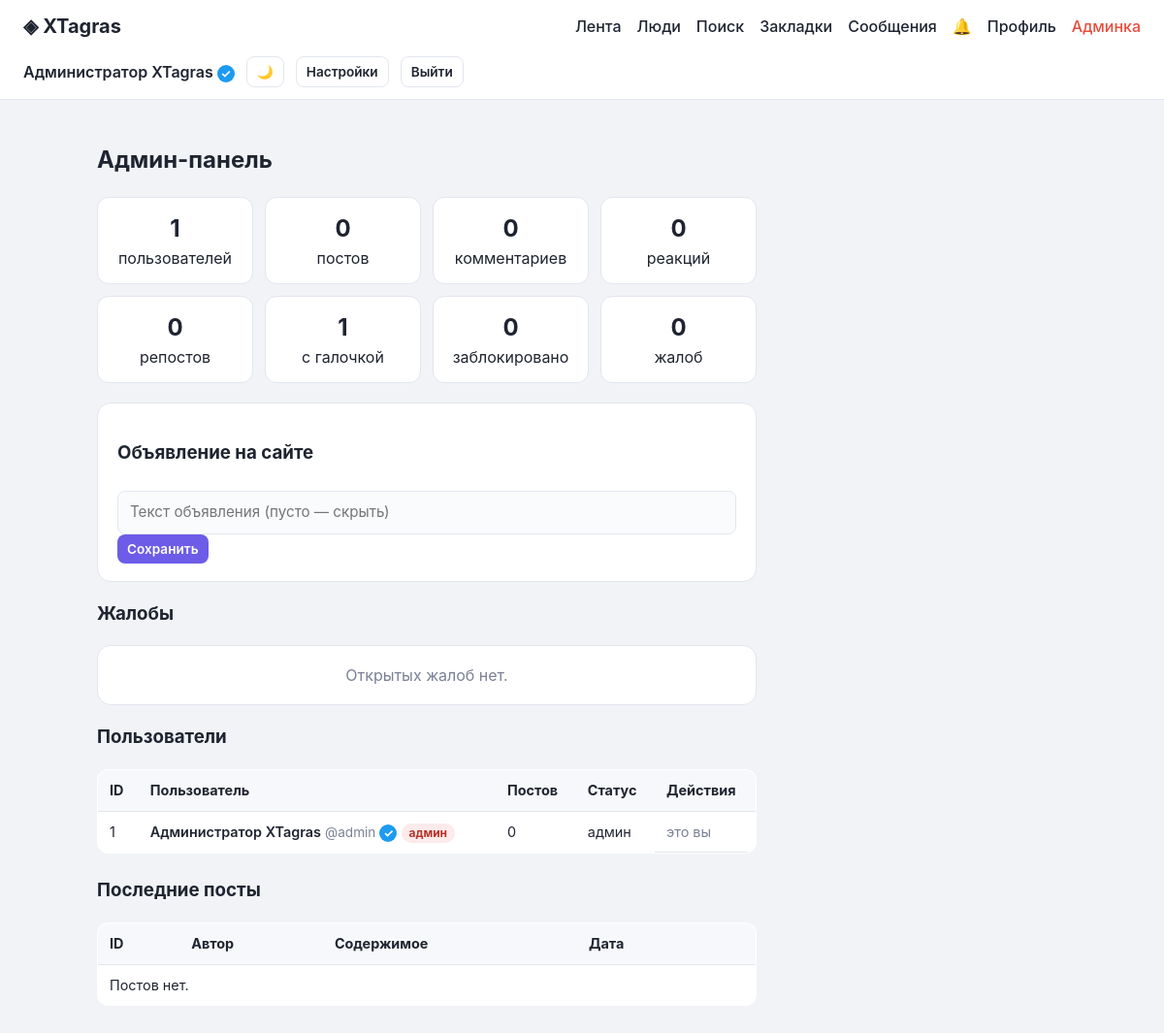
The page /admin (signed in) on the database its author committed.
### tables this page shows
CREATE TABLE "users" (
            id INTEGER PRIMARY KEY AUTOINCREMENT,
            username TEXT UNIQUE NOT NULL,
            password_hash TEXT NOT NULL,
            display_name TEXT DEFAULT '',
            bio TEXT DEFAULT '',
            avatar_color TEXT DEFAULT '#6c5ce7',
            is_admin INTEGER NOT NULL DEFAULT 0,
            is_verified INTEGER NOT NULL DEFAULT 0,
            is_banned INTEGER NOT NULL DEFAULT 0,
            allow_dms INTEGER NOT NULL DEFAULT 1,
            dark_mode INTEGER NOT NULL DEFAULT 0,
            pinned_post_id INTEGER,
            last_seen TEXT,
            created_at TEXT NOT NULL
        , avatar_path TEXT DEFAULT '');

### app.py (the view, shortened to what this page needs)
@app.route("/admin")
@admin_required
def admin():
    conn = database.get_db()
    stats = {
        "users": conn.execute("SELECT COUNT(*) c FROM users").fetchone()["c"],
        "posts": conn.execute("SELECT COUNT(*) c FROM posts").fetchone()["c"],
        "comments": conn.execute("SELECT COUNT(*) c FROM comments").fetchone()["c"],
        "likes": conn.execute("SELECT COUNT(*) c FROM likes").fetchone()["c"],
        "reposts": conn.execute("SELECT COUNT(*) c FROM reposts").fetchone()["c"],
        "messages": conn.execute("SELECT COUNT(*) c FROM messages").fetchone()["c"],
        "banned": conn.execute("SELECT COUNT(*) c FROM users WHERE is_banned = 1").fetchone()["c"],
        "verified": conn.execute("SELECT COUNT(*) c FROM users WHERE is_verified = 1").fetchone()["c"],
        "reports": conn.execute("SELECT COUNT(*) c FROM reports WHERE status = 'open'").fetchone()["c"],
    }
    users = [dict(u) for u in conn.execute(
        """
        SELECT u.*,
               (SELECT COUNT(*) FROM posts p WHERE p.user_id = u.id) AS post_count
        FROM users u ORDER BY u.created_at DESC
        """
    ).fetchall()]
    posts = [dict(p) for p in conn.execute(
        """
        SELECT p.*, u.username, u.display_name FROM posts p JOIN users u ON u.id = p.user_id
        ORDER BY p.created_at DESC LIMIT 100
        """
    ).fetchall()]
    reports = [dict(r) for r in conn.execute(
        """
        SELECT r.*, u.username AS reporter_name, u.display_name AS reporter_display
        FROM reports r JOIN users u ON u.id = r.reporter_id
        WHERE r.status = 'open' ORDER BY r.created_at DESC LIMIT 100
        """
    ).fetchall()]
    conn.close()
    return render_template("admin.html", stats=stats, users=users, posts=posts, reports=reports)

### app.py (called while the page is built)
def display_name(user):
    if not user:
        return ""
    return user.get("display_name") or user.get("username") or ""

def parse_ts(ts):
    if not ts:
        return None
    try:
        return datetime.strptime(ts, "%Y-%m-%d %H:%M:%S")
    except ValueError:
        return None

@app.context_processor
def inject_globals():
    data = {
        "site_name": SITE_NAME,
        "unread_messages": getattr(g, "unread_messages", 0),
        "unread_notifications": getattr(g, "unread_notifications", 0),
        "trending": getattr(g, "trending", []),
        "trending_posts": getattr(g, "trending_posts", []),
        "suggested": getattr(g, "suggested", []),
        "announcement": getattr(g, "announcement", None),
    }
    return data

def admin_required(view):
    @functools.wraps(view)
    def wrapped(*args, **kwargs):
        if g.user is None or not g.user["is_admin"]:
            abort(403)
        return view(*args, **kwargs)
    return wrapped

def compute_trending(conn):
    c = Counter()
    for row in conn.execute("SELECT content FROM posts"):
        for m in re.findall(r"#([\w]+)", row["content"]):
            c[m.lower()] += 1
    return [{"tag": t, "count": n} for t, n in c.most_common(5)]

def trending_posts(conn):
    rows = conn.execute(
        """
        SELECT p.id, p.content, u.username, u.display_name,
               (SELECT COUNT(*) FROM likes l WHERE l.post_id = p.id) AS lc
        FROM posts p JOIN users u ON u.id = p.user_id
        WHERE u.is_banned = 0 AND p.privacy = 'public'
        ORDER BY lc DESC, p.created_at DESC LIMIT 5
        """
    ).fetchall()
    return [dict(r) for r in rows if r["lc"] > 0]

def suggested_users(conn, user_id):
    return [dict(r) for r in conn.execute(
        """
        SELECT * FROM users
        WHERE is_banned = 0 AND id != ?
          AND id NOT IN (SELECT following_id FROM follows WHERE follower_id = ?)
          AND id NOT IN (SELECT blocked_id FROM blocks WHERE blocker_id = ?)
          AND id NOT IN (SELECT blocker_id FROM blocks WHERE blocked_id = ?)
          AND id NOT IN (SELECT muted_id FROM mutes WHERE muter_id = ?)
        ORDER BY created_at DESC LIMIT 5
        """,
        (user_id, user_id, user_id, user_id, user_id),
    )]

### db.py (called while the page is built)
def get_db():
    conn = sqlite3.connect(DB_PATH)
    conn.row_factory = sqlite3.Row
    conn.execute("PRAGMA foreign_keys = ON")
    return conn

### templates/admin.html (shortened to what this page needs)
{% extends "base.html" %}
{% block content %}
<h2>Админ-панель</h2>
<div class="stats">
  <div class="stat"><strong>{{ stats.users }}</strong>пользователей</div>
  <div class="stat"><strong>{{ stats.posts }}</strong>постов</div>
  <div class="stat"><strong>{{ stats.comments }}</strong>комментариев</div>
  <div class="stat"><strong>{{ stats.likes }}</strong>реакций</div>
  <div class="stat"><strong>{{ stats.reposts }}</strong>репостов</div>
  <div class="stat"><strong>{{ stats.verified }}</strong>с галочкой</div>
  <div class="stat"><strong>{{ stats.banned }}</strong>заблокировано</div>
  <div class="stat"><strong>{{ stats.reports }}</strong>жалоб</div>
</div>
<div class="card">
  <h3>Объявление на сайте</h3>
  <form method="post" action="{{ url_for('admin_announcement') }}">
    <input type="text" name="announcement" value="{{ announcement or '' }}" placeholder="Текст объявления (пусто — скрыть)">
    <button class="btn btn-primary btn-sm" type="submit">Сохранить</button>
  </form>
</div>
<h3>Жалобы</h3>
{% if reports %}
  <table class="table">
    <thead>
      <tr><th>От</th><th>Тип</th><th>Цель</th><th>Причина</th><th>Действия</th></tr>
    </thead>
    <tbody>
      {% for r in reports %}
        <tr>
          <td>{{ r.reporter_display or r.reporter_name }}</td>
          <td>{{ 'Пользователь' if r.target_type == 'user' else 'Пост' }}</td>
          <td class="post-cell">{{ r.target_label }}</td>
          <td>{{ r.reason or '—' }}</td>
          <td class="actions-cell">
            <form method="post" action="{{ url_for('admin_report_delete_target', report_id=r.id) }}" onsubmit="return confirm('Удалить контент?');">
              <button class="btn btn-ghost btn-sm danger" type="submit">Удалить контент</button>
            </form>
            <form method="post" action="{{ url_for('admin_dismiss_report', report_id=r.id) }}">
              <button class="btn btn-ghost btn-sm" type="submit">Отклонить</button>
            </form>
          </td>
        </tr>
      {% endfor %}
    </tbody>
  </table>
{% else %}
  <div class="card empty">Открытых жалоб нет.</div>
{% endif %}
<h3>Пользователи</h3>
<table class="table">
  <thead>
    <tr><th>ID</th><th>Пользователь</th><th>Постов</th><th>Статус</th><th>Действия</th></tr>
  </thead>
  <tbody>
    {% for u in users %}
      <tr>
        <td>{{ u.id }}</td>
        <td>
          <a class="author" href="{{ url_for('profile', username=u.username) }}">{{ u.display_name or u.username }}</a>
          <span class="handle">@{{ u.username }}</span>
          {% if u.is_verified %}<span class="badge">✓</span>{% endif %}
          {% if u.is_admin %}<span class="tag tag-admin">админ</span>{% endif %}
        </td>
        <td>{{ u.post_count }}</td>
        <td>
          {% if u.is_banned %}заблокирован{% elif u.is_admin %}админ{% else %}обычный{% endif %}
        </td>
        <td class="actions-cell">
          {% if u.id != g.user.id %}
            {% if u.is_banned %}
              <form method="post" action="{{ url_for('admin_unban', user_id=u.id) }}">
                <button class="btn btn-ghost btn-sm" type="submit">Разблокировать</button>
              </form>
            {% else %}
              <form method="post" action="{{ url_for('admin_ban', user_id=u.id) }}" onsubmit="return confirm('Заблокировать пользователя?');">
                <button class="btn btn-ghost btn-sm danger" type="submit">Заблокировать</button>
              </form>
            {% endif %}
            {% if u.is_verified %}
              <form method="post" action="{{ url_for('admin_unverify', user_id=u.id) }}">
                <button class="btn btn-ghost btn-sm" type="submit">Снять галочку</button>
              </form>
            {% else %}
              <form method="post" action="{{ url_for('admin_verify', user_id=u.id) }}">
                <button class="btn btn-ghost btn-sm" type="submit">Выдать галочку</button>
              </form>
            {% endif %}
            <form method="post" action="{{ url_for('admin_delete_user', user_id=u.id) }}" onsubmit="return confirm('Удалить пользователя и весь его контент?');">
              <button class="btn btn-ghost btn-sm danger" type="submit">Удалить</button>
            </form>
          {% else %}
            <span class="muted">это вы</span>
          {% endif %}
        </td>
      </tr>
    {% endfor %}
  </tbody>
</table>
<h3>Последние посты</h3>
<table class="table">
  <thead>
    <tr><th>ID</th><th>Автор</th><th>Содержимое</th><th>Дата</th><th></th></tr>
  </thead>
  <tbody>
    {% for p in posts %}
      <tr>
        <td>{{ p.id }}</td>
        <td>{{ p.display_name or p.username }}</td>
        <td class="post-cell">{{ p.content|truncate(60) }}</td>
        <td>{{ p.created_at|time_ago }}</td>
        <td>
          <form method="post" action="{{ url_for('admin_delete_post', post_id=p.id) }}" onsubmit="return confirm('Удалить пост?');">
            <button class="btn btn-ghost btn-sm danger" type="submit">Удалить</button>
          </form>
        </td>
      </tr>
    {% else %}
      <tr><td colspan="5">Постов нет.</td></tr>
    {% endfor %}
  </tbody>
</table>
{% endblock %}

### templates/base.html (shortened to what this page needs)
<!doctype html>
<html lang="ru">
{% from "_avatar.html" import avatar %}
<head>
  <link rel="stylesheet" href="{{ url_for('static', filename='style.css') }}">
</head>
<body class="{{ 'dark' if g.user and g.user.dark_mode else '' }}">
<nav class="navbar">
  <a class="brand" href="{{ url_for('index') }}">◈ {{ site_name }}</a>
  {% if g.user %}
    <div class="nav-links">
      <a href="{{ url_for('index') }}">Лента</a>
      <a href="{{ url_for('users') }}">Люди</a>
      <a href="{{ url_for('search') }}">Поиск</a>
      <a href="{{ url_for('bookmarks') }}">Закладки</a>
      <a href="{{ url_for('messages') }}">Сообщения{% if unread_messages %} <span class="unread">{{ unread_messages }}</span>{% endif %}</a>
      <a href="{{ url_for('notifications') }}">🔔{% if unread_notifications %} <span class="unread">{{ unread_notifications }}</span>{% endif %}</a>
      <a href="{{ url_for('profile', username=g.user['username']) }}">Профиль</a>
      {% if g.user['is_admin'] %}<a class="admin-link" href="{{ url_for('admin') }}">Админка</a>{% endif %}
    </div>
    <div class="nav-right">
      <span class="nav-user">{{ display_name(g.user) }}{% if g.user['is_verified'] %} <span class="badge" title="Подтверждённый аккаунт">✓</span>{% endif %}</span>
      <form method="post" action="{{ url_for('toggle_theme') }}"><button class="btn btn-ghost btn-sm" title="Переключить тему">{{ '☀️' if g.user.dark_mode else '🌙' }}</button></form>
      <a class="btn btn-ghost btn-sm" href="{{ url_for('settings') }}">Настройки</a>
      <a class="btn btn-ghost btn-sm" href="{{ url_for('logout') }}">Выйти</a>
    </div>
  {% else %}
    <div class="nav-right">
      <a class="btn btn-ghost" href="{{ url_for('login') }}">Войти</a>
      <a class="btn btn-primary" href="{{ url_for('register') }}">Регистрация</a>
    </div>
  {% endif %}
</nav>
<main class="layout">
  <div class="container">
    {% block content %}{% endblock %}
  </div>
</main>
</body>
</html>

### static/style.css (style rules this page uses)
:root { --bg: #f1f3f7; --card: #ffffff; --text: #1f2430; --muted: #7a8194; --accent: #6c5ce7; --accent-dark: #5a4bd1; --danger: #e74c3c; --border: #e3e6ee; }
* { box-sizing: border-box; }
body { margin: 0; font-family: -apple-system, "Segoe UI", Roboto, "Helvetica Neue", Arial, sans-serif; background: var(--bg); color: var(--text); line-height: 1.5; }
a { color: var(--accent); text-decoration: none; }
.navbar { display: flex; align-items: center; justify-content: space-between; gap: 16px; padding: 12px 24px; background: var(--card); border-bottom: 1px solid var(--border); position: sticky; top: 0; z-index: 10; flex-wrap: wrap; }
.brand { font-size: 1.25rem; font-weight: 700; color: var(--text); }
.nav-links { display: flex; gap: 16px; flex-wrap: wrap; }
.nav-links a { color: var(--text); font-weight: 500; }
.nav-right { display: flex; align-items: center; gap: 12px; }
.nav-user { font-weight: 600; }
.admin-link { color: var(--danger) !important; }
.layout { display: flex; justify-content: center; align-items: flex-start; gap: 20px; max-width: 1080px; margin: 24px auto; padding: 0 16px; }
.container { flex: 1; max-width: 680px; min-width: 0; margin: 0; padding: 0; }
.card { background: var(--card); border: 1px solid var(--border); border-radius: 14px; padding: 18px 20px; margin-bottom: 14px; }
input, textarea { width: 100%; padding: 10px 12px; margin-top: 6px; border: 1px solid var(--border); border-radius: 8px; font: inherit; font-size: 0.95rem; background: #fafbfd; }
.btn { display: inline-block; border: none; border-radius: 8px; padding: 10px 16px; font: inherit; font-weight: 600; cursor: pointer; background: var(--accent); color: #fff; }
.btn-primary { background: var(--accent); color: #fff; }
.btn-ghost { background: transparent; color: var(--text); border: 1px solid var(--border); }
.btn-sm { padding: 5px 10px; font-size: 0.85rem; }
.author { font-weight: 600; color: var(--text); }
.badge { display: inline-flex; align-items: center; justify-content: center; width: 18px; height: 18px; border-radius: 50%; background: #1d9bf0; color: #fff; font-size: 0.75rem; font-weight: 700; }
.tag { display: inline-block; padding: 1px 8px; border-radius: 999px; font-size: 0.75rem; font-weight: 700; }
.tag-admin { background: #fdeaea; color: #b3342b; }
.stats { display: grid; grid-template-columns: repeat(auto-fit, minmax(130px, 1fr)); gap: 12px; margin-bottom: 20px; }
.stat { background: var(--card); border: 1px solid var(--border); border-radius: 12px; padding: 14px; text-align: center; }
.stat strong { display: block; font-size: 1.5rem; }
.table { width: 100%; border-collapse: collapse; background: var(--card); border: 1px solid var(--border); border-radius: 12px; overflow: hidden; margin-bottom: 24px; }
.table th, .table td { padding: 10px 12px; text-align: left; border-bottom: 1px solid var(--border); font-size: 0.9rem; vertical-align: top; }
.table th { background: #f7f8fb; }
.actions-cell { display: flex; gap: 6px; flex-wrap: wrap; }
.empty { color: var(--muted); text-align: center; }
.muted { color: var(--muted); font-size: 0.9rem; }
.handle { color: var(--muted); font-size: 0.85rem; }

### rows shown on the page
users: display_name "Администратор XTagras", dark_mode "🌙", id "1", username "admin", is_admin "админ", post_count "0", is_banned "админ", shows "это вы"

### other values the page prints
{{ site_name }} "XTagras"
{{ stats.users }} "1"
{{ stats.posts }} "0"
{{ stats.comments }} "0"
{{ stats.likes }} "0"
{{ stats.reposts }} "0"
{{ stats.verified }} "1"
{{ stats.banned }} "0"
{{ stats.reports }} "0"
